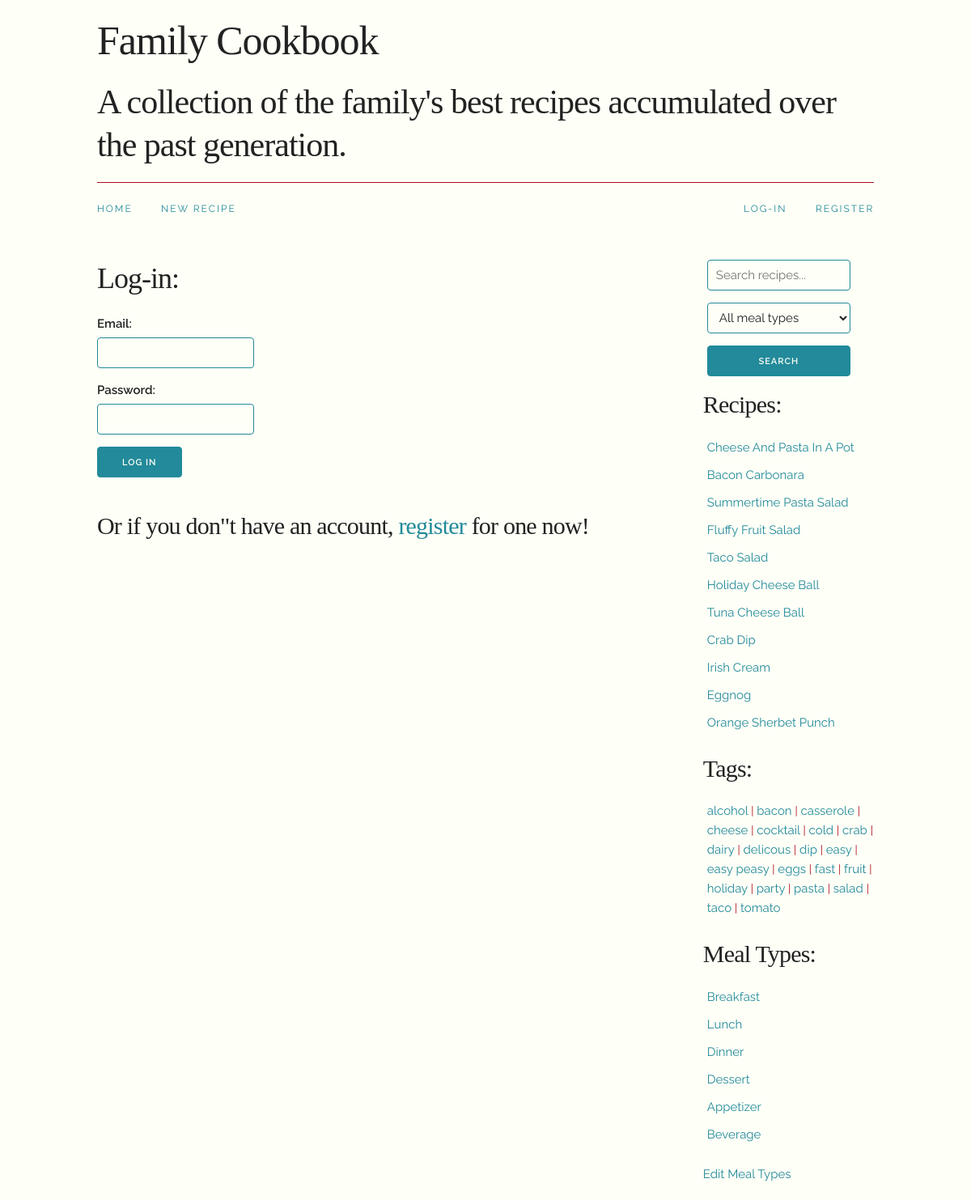
Screenshot of /login.php?redirect=mealTypes with the database file from the repository.
### tables this page shows
CREATE TABLE recipes (
  recipeId int(11) NOT NULL,
  userId int(11) NOT NULL,
  recipeName varchar(50) NOT NULL,
  tags varchar(500) NOT NULL,
  prepTime varchar(50) NOT NULL,
  cookTime varchar(50) NOT NULL,
  mealType int(11) NOT NULL,
  ingredients varchar(1000) NOT NULL,
  instructions varchar(2000) NOT NULL
);

CREATE TABLE tags (
  tagId int(11) NOT NULL,
  tagName varchar(30) NOT NULL
);

CREATE TABLE mealTypes (
  mealTypeId int(11) NOT NULL,
  mealTypeName varchar(30) NOT NULL
);

### include/side.php (the view, shortened to what this page needs)
<?php
    $sidebar_recipes_select = $db->prepare("SELECT * FROM recipes ORDER BY recipeId DESC");
    $sidebar_recipes_select->execute();
    $sidebar_recipes = $sidebar_recipes_select->fetchAll();
    $sidebar_tags_select = $db->prepare("SELECT * FROM tags ORDER BY tagName");
    $sidebar_tags_select->execute();
    $sidebar_tags = $sidebar_tags_select->fetchAll();
    $sidebar_mealTypes_select = $db->prepare("SELECT * FROM mealTypes");
    $sidebar_mealTypes_select->execute();
    $sidebar_mealTypes = $sidebar_mealTypes_select->fetchAll();
?>
<aside>
    <div class="row">
        <div class="twelve columns">
            <form action="search.php" method="post">
                <ul class="navbar-list search">
                    <li class="navbar-item">
                        <input placeholder="Search recipes..." type="text" name="searchTerm"
                        <?php if(isset($_POST["search"])): ?> value="<?= $_POST["searchTerm"] ?>" <?php endif ?>>
                    </li>
                    <li class="navbar-item">
                    <select name="navbarMealType" id="navbarMealType">
                        <option value="-1">All meal types</option>
                    </select>
                    </li>
                    <li class="navbar-item">
                        <input name="search" type="submit" class="button-primary" value="Search">
                    </li>
                </ul>
            </form>
        </div>
    </div>
    <div class="row">
        <div class="twelve columns">
            <h4>Recipes: </h4>
            <ul>
                <?php foreach($sidebar_recipes as $sidebar_recipe): ?>
                    <li class="sidebar-recipes capitalize">
                        <a href="recipe.php?id=<?= $sidebar_recipe["recipeId"] ?>"><?= $sidebar_recipe["recipeName"] ?></a>
                    </li>
                <?php endforeach ?>
            </ul>
        </div>
    </div>
    <div class="row">
        <div class="twelve columns">
            <h4>Tags: </h4>
            <ul>
                <?php foreach($sidebar_tags as $sidebar_tag): ?>
                    <?php $sidebar_get_tag = str_replace(" ", "-", $sidebar_tag["tagName"]) ?>
                    <li class="sidebar-tags">
                        <a href="tag.php?tag=<?= $sidebar_get_tag ?>"><?= $sidebar_tag["tagName"] ?></a>
                    </li>
                <?php endforeach ?>
            </ul>
        </div>
    </div>
    <div class="row">
        <div class="twelve columns">
            <h4>Meal Types:</h4>
            <ul>
                <?php foreach($sidebar_mealTypes as $sidebar_mealType): ?>
                    <li class="sidebar-mealTypes capitalize">
                        <a href="mealType.php?id=<?= $sidebar_mealType["mealTypeId"] ?>"><?= $sidebar_mealType["mealTypeName"] ?></a>
                    </li>
                <?php endforeach ?>
            </ul>
        </div>
    </div>
    <div class="row">
        <div class="twelve columns">
            <a href="editMealType.php">Edit Meal Types</a>
        </div>
    </div>
</aside>

### styles/skeleton.css (style rules this page uses)
.column, .columns { width: 100%; float: left; box-sizing: border-box; }
@media (min-width: 550px) { .column, .columns { margin-left: 4%; } }
@media (min-width: 550px) { .column:first-child, .columns:first-child { margin-left: 0; } }
@media (min-width: 550px) { .twelve.columns { width: 100%; margin-left: 0; } }
html { font-size: 62.5%; }
body { font-size: 1.5em; line-height: 1.6; font-weight: 400; font-family: "Raleway", "HelveticaNeue", "Helvetica Neue", Helvetica, Arial, sans-serif; color: #222; }
h1, h2, h3, h4, h5, h6 { margin-top: 0; margin-bottom: 2rem; font-weight: 300; }
h4 { font-size: 2.4rem; line-height: 1.35; letter-spacing: -.08rem; }
@media (min-width: 550px) { h4 { font-size: 3.0rem; } }
a { color: #1EAEDB; }
.button, button, input[type="submit"], input[type="reset"], input[type="button"] { display: inline-block; height: 38px; padding: 0 30px; color: #555; text-align: center; font-size: 11px; font-weight: 600; line-height: 38px; letter-spacing: .1rem; text-transform: uppercase; text-decoration: none; white-space: nowrap; background-color: transparent; border-radius: 4px; border: 1px solid #bbb; cursor: pointer; box-sizing: border-box; }
.button.button-primary, button.button-primary, input[type="submit"].button-primary, input[type="reset"].button-primary, input[type="button"].button-primary { color: #FFF; background-color: #33C3F0; border-color: #33C3F0; }
input[type="email"], input[type="number"], input[type="search"], input[type="text"], input[type="tel"], input[type="url"], input[type="password"], textarea, select { height: 38px; padding: 6px 10px; background-color: #fff; border: 1px solid #D1D1D1; border-radius: 4px; box-shadow: none; box-sizing: border-box; }
input[type="email"], input[type="number"], input[type="search"], input[type="text"], input[type="tel"], input[type="url"], input[type="password"], textarea { -webkit-appearance: none; -moz-appearance: none; appearance: none; }
ul { list-style: circle inside; }
ol, ul { padding-left: 0; margin-top: 0; }
li { margin-bottom: 1rem; }
input, textarea, select, fieldset { margin-bottom: 1.5rem; }
pre, blockquote, dl, figure, table, p, ul, ol, form { margin-bottom: 2.5rem; }
.container:after, .row:after, .u-cf { content: ""; display: table; clear: both; }

### styles/style.css (style rules this page uses)
html { font-size: 10px; background: #fefff7; }
body { margin-top: 20px; }
h1, h2, h3, h4, h5, h6 { font-family: "Playfair Display", serif; }
a { color: #228a9a; text-decoration: none; transition: 0.3s ease; }
.capitalize { text-transform: capitalize; }
aside input[type="text"], aside input[type="submit"], aside select { width: 177px; }
aside ul { list-style: none; padding-left: 5px; }
.sidebar-tags { display: inline; }
.sidebar-tags::after { content: "|"; color: #b00e19; font-size: 14px; }
.sidebar-tags:last-child::after { content: ""; }
.navbar-list { list-style: none; margin-bottom: 0; }
.navbar-item { position: relative; float: left; margin-bottom: 0; }
input[type="email"], input[type="number"], input[type="search"], input[type="text"], input[type="tel"], input[type="url"], input[type="password"], textarea, select { background-color: #fefff7; border: 1px solid #228a9a; }
.button.button-primary, button.button-primary, input[type="submit"].button-primary, input[type="reset"].button-primary, input[type="button"].button-primary { color: #fefff7; background-color: #228a9a; border-color: #228a9a; transition: 0.3s ease; }
.button, button, input[type="submit"], input[type="reset"], input[type="button"] { color: #b00e19; background-color: #fefff7; border-color: #b00e19; transition: 0.3s ease; }

### rows the page displays
recipes: recipeName "Cheese And Pasta In A Pot"
recipes: recipeName "Bacon Carbonara"
recipes: recipeName "Summertime Pasta Salad"
recipes: recipeName "Fluffy Fruit Salad"
recipes: recipeName "Taco Salad"
recipes: recipeName "Holiday Cheese Ball"
recipes: recipeName "Tuna Cheese Ball"
recipes: recipeName "Crab Dip"
recipes: recipeName "Irish Cream"
recipes: recipeName "Eggnog"
recipes: recipeName "Orange Sherbet Punch"
tags: tagName "alcohol"
tags: tagName "bacon"
tags: tagName "casserole"
tags: tagName "cheese"
tags: tagName "cocktail"
tags: tagName "cold"
tags: tagName "crab"
tags: tagName "dairy"
tags: tagName "delicous"
tags: tagName "dip"
tags: tagName "easy"
tags: tagName "easy peasy"
tags: tagName "eggs"
tags: tagName "fast"
tags: tagName "fruit"
tags: tagName "holiday"
tags: tagName "party"
tags: tagName "pasta"
tags: tagName "salad"
tags: tagName "taco"
tags: tagName "tomato"
mealtypes: mealTypeName "Breakfast"
mealtypes: mealTypeName "Lunch"
mealtypes: mealTypeName "Dinner"
mealtypes: mealTypeName "Dessert"
mealtypes: mealTypeName "Appetizer"
mealtypes: mealTypeName "Beverage"
